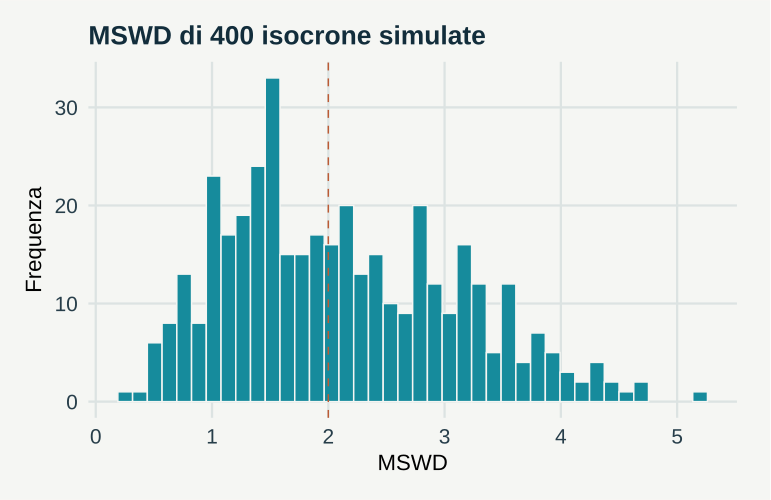

Source code (R):
# GeoStat Lab — funzioni comuni. R >= 4.3; ggplot2 >= 3.4; jsonlite.
suppressPackageStartupMessages(library(ggplot2))
col_geo <- c('#168B9C','#BC5B35','#7054A4','#A17B19','#227864','#64748B')
theme_set(theme_minimal(base_size=17, base_family='sans') + theme(
  plot.background=element_rect(fill='#F5F6F3',colour=NA),
  panel.background=element_rect(fill='#F5F6F3',colour=NA),
  panel.grid.minor=element_blank(),panel.grid.major=element_line(colour='#DCE3E2'),
  plot.title=element_text(size=19,face='bold',colour='#122D3B'),
  plot.subtitle=element_text(size=13,colour='#405560',margin=margin(b=12)),
  axis.text=element_text(size=15,colour='#273E4A'),axis.title=element_text(size=16),
  legend.position='bottom',legend.title=element_blank(),legend.text=element_text(size=14),
  strip.text=element_text(size=15,face='bold'),plot.margin=margin(18,24,18,18)))
metric <- function(...) data.frame(grandezza=names(c(...)),valore=as.character(c(...)),check.names=FALSE)
f <- function(x,d=3) {out<-formatC(x,digits=d,format='fg');out[!is.finite(x)]<-'Non definito';out}
line_plot <- function(d,x='x',y='y',title='',xl=x,yl=y,group=NULL) {
 p<-ggplot(d,aes(x=.data[[x]],y=.data[[y]]))
 if(is.null(group)) p<-p+geom_line(colour=col_geo[1],linewidth=1.05) else p<-p+aes(colour=.data[[group]],group=.data[[group]])+geom_line(linewidth=1)+scale_colour_manual(values=col_geo)
 p+labs(title=title,x=xl,y=yl)
}
point_plot <- function(d,x='x',y='y',title='',xl=x,yl=y,group=NULL) {
 p<-ggplot(d,aes(x=.data[[x]],y=.data[[y]]))
 if(is.null(group))p<-p+geom_point(colour=col_geo[1],size=2.5,alpha=.8) else p<-p+aes(colour=.data[[group]])+geom_point(size=2.7,alpha=.85)+scale_colour_manual(values=col_geo)
 p+labs(title=title,x=xl,y=yl)
}
hist_plot<-function(x,title='',xl='Valore',bins=20)ggplot(data.frame(x=x),aes(x))+geom_histogram(bins=bins,fill=col_geo[1],colour='#F5F6F3')+labs(title=title,x=xl,y='Frequenza')
bar_plot<-function(d,x='gruppo',y='valore',title='',yl='Valore')ggplot(d,aes(x=.data[[x]],y=.data[[y]],fill=.data[[x]]))+geom_col(width=.65)+scale_fill_manual(values=rep(col_geo,length.out=length(unique(d[[x]])) ))+guides(fill='none')+labs(title=title,x=NULL,y=yl)
map_plot<-function(d,z='z',title='',xl='Est [km]',yl='Nord [km]')ggplot(d,aes(x,y,fill=.data[[z]]))+geom_raster()+coord_equal()+scale_fill_gradientn(colours=c('#153F56','#298C9C','#B8CDB2','#F1D889','#AD542F'))+labs(title=title,x=xl,y=yl)
acf_data<-function(x,lag=20){a<-acf(x,lag.max=min(lag,length(x)-1),plot=FALSE);data.frame(x=as.vector(a$lag)[-1],y=as.vector(a$acf)[-1])}
# AR(1), distribuzione marginale stazionaria N(0, 1).
ar_series<-function(n,rho){x<-numeric(n);x[1]<-rnorm(1);for(i in 2:n)x[i]<-rho*x[i-1]+sqrt(1-rho^2)*rnorm(1);x}
# Distanze euclidee in unità metriche già dichiarate; nessuna conversione implicita di CRS.
dist_cross<-function(a,b)sqrt(outer(a[,1],b[,1],'-')^2+outer(a[,2],b[,2],'-')^2)
# Predittore IDW: i punti coincidenti ricevono esattamente il valore osservato.
idw<-function(xy,z,new,power=2){dd<-dist_cross(new,xy);apply(dd,1,function(d)if(any(d<1e-10))mean(z[d<1e-10])else weighted.mean(z,d^(-power)))}
# CART didattico binario: divisioni assiali che minimizzano l'impurità di Gini.
cart_fit<-function(x,y,depth=2,minleaf=4){
 node<-list(p=mean(y),n=length(y));if(depth<1||length(unique(y))<2||length(y)<2*minleaf)return(node)
 best<-Inf
 for(j in seq_len(ncol(x))){v<-sort(unique(x[,j])); if(length(v)<2)next
  for(cut in (head(v,-1)+tail(v,-1))/2){left<-x[,j]<=cut;nl<-sum(left);nr<-sum(!left);if(min(nl,nr)<minleaf)next
   score<-nl*mean(y[left])*(1-mean(y[left]))+nr*mean(y[!left])*(1-mean(y[!left]))
   if(score<best){best<-score;node$j<-j;node$cut<-cut;split<-left}
  }
 }
 if(is.finite(best)){node$left<-cart_fit(x[split,,drop=FALSE],y[split],depth-1,minleaf);node$right<-cart_fit(x[!split,,drop=FALSE],y[!split],depth-1,minleaf)};node
}
cart_predict<-function(tree,x)apply(x,1,function(row){t<-tree;while(!is.null(t$j))t<-if(row[t$j]<=t$cut)t$left else t$right;t$p})
p <- list(k = 1.5, n = 10, seed = 17)
set.seed(p$seed)
york <- function(x, sx, y, sy) {
    wx <- 1/sx^2
    wy <- 1/sy^2
    b <- coef(lm(y ~ x))[[2]]
    for (k in 1:60) {
        W <- wx * wy/(wx + b^2 * wy)
        X <- sum(W * x)/sum(W)
        Y <- sum(W * y)/sum(W)
        be <- W * ((x - X)/wy + b * (y - Y)/wx)
        b <- sum(W * be * (y - Y))/sum(W * be * (x - X))
    }
    u <- be - sum(W * be)/sum(W)
    a <- Y - b * X
    c(b = b, sb = sqrt(1/sum(W * u^2)), mswd = sum(W * (y - a - b * x)^2)/(length(x) - 2))
}

lam <- 1.3972e-11

bt <- exp(lam * 3e+08) - 1

xt <- seq(0.2, 12, length.out = p$n)

sx <- 0.01 * xt

sy <- rep(1.1e-05, p$n)

sim <- t(replicate(400, {
    x <- xt + rnorm(p$n, 0, p$k * sx)
    y <- 0.7085 + bt * xt + rnorm(p$n, 0, p$k * sy)
    york(x, sx, y, sy)
}))

eta <- log(1 + sim[, "b"])/lam/1e+06

s_eta <- sim[, "sb"]/(lam * (1 + sim[, "b"]))/1e+06

soglia <- 1 + 2 * sqrt(2/(p$n - 2))

data <- data.frame(mswd = sim[, "mswd"])

plots <- list(hist_plot(sim[, "mswd"], title = "MSWD di 400 isocrone simulate", xl = "MSWD", bins = 40) + 
    geom_vline(xintercept = soglia, linetype = 2, colour = col_geo[2]))

metrics <- metric(`MSWD medio` = f(mean(sim[, "mswd"])), `Soglia 1+2√(2/f)` = f(soglia), `Quota oltre la soglia` = f(mean(sim[, 
    "mswd"] > soglia)), `Copertura dell’intervallo a 2σ` = f(mean(abs(eta - 300) < 2 * s_eta)))
print(metrics,row.names=FALSE)
ggplot2::ggsave('m19-mswd-B.svg',plots[[1]],device=svglite::svglite,width=7.7,height=5.0,bg='#F8F6F1')
